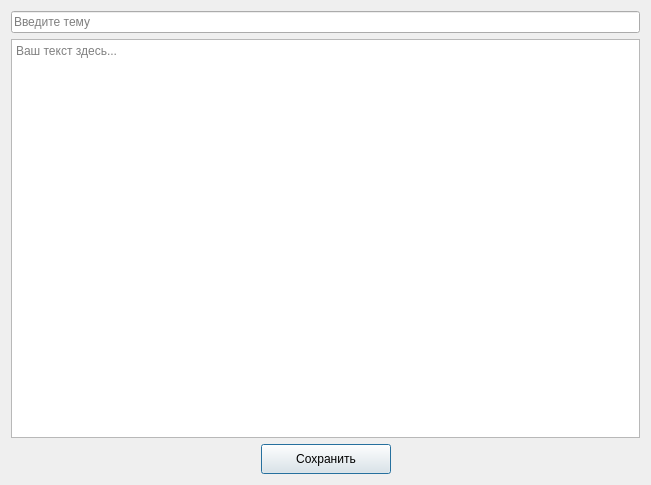
<?xml version="1.0" encoding="UTF-8"?>
<ui version="4.0">
 <class>Dialog</class>
 <widget class="QDialog" name="Dialog">
  <property name="geometry">
   <rect>
    <x>0</x>
    <y>0</y>
    <width>651</width>
    <height>485</height>
   </rect>
  </property>
  <property name="windowTitle">
   <string>Dialog</string>
  </property>
  <layout class="QHBoxLayout" name="horizontalLayout_2">
   <item>
    <layout class="QVBoxLayout" name="verticalLayout">
     <item>
      <widget class="QLineEdit" name="lineEdit">
       <property name="placeholderText">
        <string>Введите тему</string>
       </property>
      </widget>
     </item>
     <item>
      <widget class="QPlainTextEdit" name="plainTextEdit">
       <property name="placeholderText">
        <string>Ваш текст здесь...</string>
       </property>
      </widget>
     </item>
     <item>
      <layout class="QHBoxLayout" name="horizontalLayout">
       <item>
        <spacer name="horizontalSpacer">
         <property name="orientation">
          <enum>Qt::Horizontal</enum>
         </property>
         <property name="sizeType">
          <enum>QSizePolicy::Expanding</enum>
         </property>
         <property name="sizeHint" stdset="0">
          <size>
           <width>40</width>
           <height>20</height>
          </size>
         </property>
        </spacer>
       </item>
       <item>
        <widget class="QPushButton" name="pushButton">
         <property name="minimumSize">
          <size>
           <width>130</width>
           <height>30</height>
          </size>
         </property>
         <property name="text">
          <string>Сохранить</string>
         </property>
        </widget>
       </item>
       <item>
        <spacer name="horizontalSpacer_2">
         <property name="orientation">
          <enum>Qt::Horizontal</enum>
         </property>
         <property name="sizeHint" stdset="0">
          <size>
           <width>40</width>
           <height>20</height>
          </size>
         </property>
        </spacer>
       </item>
      </layout>
     </item>
    </layout>
   </item>
  </layout>
 </widget>
 <resources/>
 <connections/>
</ui>
